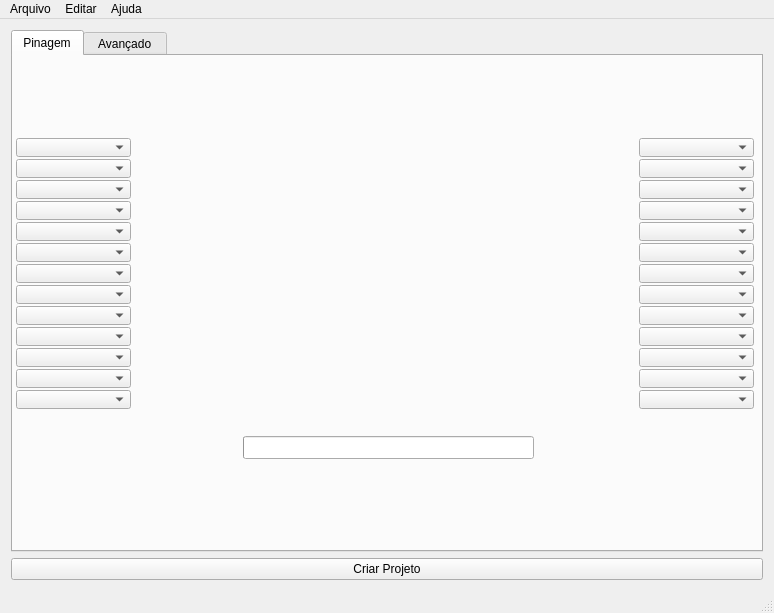
<?xml version="1.0" encoding="UTF-8"?>
<ui version="4.0">
 <class>IotonConfigWindow</class>
 <widget class="QMainWindow" name="IotonConfigWindow">
  <property name="geometry">
   <rect>
    <x>0</x>
    <y>0</y>
    <width>774</width>
    <height>613</height>
   </rect>
  </property>
  <property name="sizePolicy">
   <sizepolicy hsizetype="Maximum" vsizetype="Maximum">
    <horstretch>0</horstretch>
    <verstretch>0</verstretch>
   </sizepolicy>
  </property>
  <property name="windowTitle">
   <string>ioTon Config</string>
  </property>
  <property name="windowIcon">
   <iconset resource="iotonConfig.qrc">
    <normaloff>:/images/icon1.png</normaloff>:/images/icon1.png</iconset>
  </property>
  <property name="styleSheet">
   <string notr="true"/>
  </property>
  <widget class="QWidget" name="centralWidget">
   <layout class="QVBoxLayout" name="verticalLayout">
    <item>
     <widget class="QTabWidget" name="tabWidget">
      <property name="currentIndex">
       <number>0</number>
      </property>
      <widget class="QWidget" name="tab_pinout">
       <attribute name="title">
        <string>Pinagem</string>
       </attribute>
       <widget class="QLabel" name="label_pinoutImage">
        <property name="geometry">
         <rect>
          <x>118</x>
          <y>0</y>
          <width>508</width>
          <height>499</height>
         </rect>
        </property>
        <property name="sizePolicy">
         <sizepolicy hsizetype="Maximum" vsizetype="Maximum">
          <horstretch>0</horstretch>
          <verstretch>0</verstretch>
         </sizepolicy>
        </property>
        <property name="minimumSize">
         <size>
          <width>508</width>
          <height>499</height>
         </size>
        </property>
        <property name="maximumSize">
         <size>
          <width>508</width>
          <height>499</height>
         </size>
        </property>
        <property name="autoFillBackground">
         <bool>false</bool>
        </property>
        <property name="text">
         <string/>
        </property>
        <property name="pixmap">
         <pixmap resource="iotonConfig.qrc">:/images/pins.png</pixmap>
        </property>
        <property name="scaledContents">
         <bool>true</bool>
        </property>
        <property name="alignment">
         <set>Qt::AlignCenter</set>
        </property>
       </widget>
       <widget class="QComboBox" name="comboBox_12">
        <property name="geometry">
         <rect>
          <x>3</x>
          <y>82</y>
          <width>115</width>
          <height>19</height>
         </rect>
        </property>
       </widget>
       <widget class="QComboBox" name="comboBox_11">
        <property name="geometry">
         <rect>
          <x>3</x>
          <y>103</y>
          <width>115</width>
          <height>19</height>
         </rect>
        </property>
       </widget>
       <widget class="QComboBox" name="comboBox_10">
        <property name="geometry">
         <rect>
          <x>3</x>
          <y>124</y>
          <width>115</width>
          <height>19</height>
         </rect>
        </property>
       </widget>
       <widget class="QComboBox" name="comboBox_9">
        <property name="geometry">
         <rect>
          <x>3</x>
          <y>145</y>
          <width>115</width>
          <height>19</height>
         </rect>
        </property>
       </widget>
       <widget class="QComboBox" name="comboBox_8">
        <property name="geometry">
         <rect>
          <x>3</x>
          <y>166</y>
          <width>115</width>
          <height>19</height>
         </rect>
        </property>
       </widget>
       <widget class="QComboBox" name="comboBox_7">
        <property name="geometry">
         <rect>
          <x>3</x>
          <y>187</y>
          <width>115</width>
          <height>19</height>
         </rect>
        </property>
       </widget>
       <widget class="QComboBox" name="comboBox_6">
        <property name="geometry">
         <rect>
          <x>3</x>
          <y>208</y>
          <width>115</width>
          <height>19</height>
         </rect>
        </property>
       </widget>
       <widget class="QComboBox" name="comboBox_5">
        <property name="geometry">
         <rect>
          <x>3</x>
          <y>229</y>
          <width>115</width>
          <height>19</height>
         </rect>
        </property>
       </widget>
       <widget class="QComboBox" name="comboBox_4">
        <property name="geometry">
         <rect>
          <x>3</x>
          <y>250</y>
          <width>115</width>
          <height>19</height>
         </rect>
        </property>
       </widget>
       <widget class="QComboBox" name="comboBox_3">
        <property name="geometry">
         <rect>
          <x>3</x>
          <y>271</y>
          <width>115</width>
          <height>19</height>
         </rect>
        </property>
       </widget>
       <widget class="QComboBox" name="comboBox_2">
        <property name="geometry">
         <rect>
          <x>3</x>
          <y>292</y>
          <width>115</width>
          <height>19</height>
         </rect>
        </property>
       </widget>
       <widget class="QComboBox" name="comboBox_1">
        <property name="geometry">
         <rect>
          <x>3</x>
          <y>313</y>
          <width>115</width>
          <height>19</height>
         </rect>
        </property>
       </widget>
       <widget class="QComboBox" name="comboBox_0">
        <property name="geometry">
         <rect>
          <x>3</x>
          <y>334</y>
          <width>115</width>
          <height>19</height>
         </rect>
        </property>
       </widget>
       <widget class="QComboBox" name="comboBox_13">
        <property name="geometry">
         <rect>
          <x>626</x>
          <y>82</y>
          <width>115</width>
          <height>19</height>
         </rect>
        </property>
       </widget>
       <widget class="QComboBox" name="comboBox_14">
        <property name="geometry">
         <rect>
          <x>626</x>
          <y>103</y>
          <width>115</width>
          <height>19</height>
         </rect>
        </property>
       </widget>
       <widget class="QComboBox" name="comboBox_15">
        <property name="geometry">
         <rect>
          <x>626</x>
          <y>124</y>
          <width>115</width>
          <height>19</height>
         </rect>
        </property>
       </widget>
       <widget class="QComboBox" name="comboBox_16">
        <property name="geometry">
         <rect>
          <x>626</x>
          <y>145</y>
          <width>115</width>
          <height>19</height>
         </rect>
        </property>
       </widget>
       <widget class="QComboBox" name="comboBox_17">
        <property name="geometry">
         <rect>
          <x>626</x>
          <y>166</y>
          <width>115</width>
          <height>19</height>
         </rect>
        </property>
       </widget>
       <widget class="QComboBox" name="comboBox_18">
        <property name="geometry">
         <rect>
          <x>626</x>
          <y>187</y>
          <width>115</width>
          <height>19</height>
         </rect>
        </property>
       </widget>
       <widget class="QComboBox" name="comboBox_19">
        <property name="geometry">
         <rect>
          <x>626</x>
          <y>208</y>
          <width>115</width>
          <height>19</height>
         </rect>
        </property>
       </widget>
       <widget class="QComboBox" name="comboBox_20">
        <property name="geometry">
         <rect>
          <x>626</x>
          <y>229</y>
          <width>115</width>
          <height>19</height>
         </rect>
        </property>
       </widget>
       <widget class="QComboBox" name="comboBox_21">
        <property name="geometry">
         <rect>
          <x>626</x>
          <y>250</y>
          <width>115</width>
          <height>19</height>
         </rect>
        </property>
       </widget>
       <widget class="QComboBox" name="comboBox_22">
        <property name="geometry">
         <rect>
          <x>626</x>
          <y>271</y>
          <width>115</width>
          <height>19</height>
         </rect>
        </property>
       </widget>
       <widget class="QComboBox" name="comboBox_23">
        <property name="geometry">
         <rect>
          <x>626</x>
          <y>292</y>
          <width>115</width>
          <height>19</height>
         </rect>
        </property>
       </widget>
       <widget class="QComboBox" name="comboBox_24">
        <property name="geometry">
         <rect>
          <x>626</x>
          <y>313</y>
          <width>115</width>
          <height>19</height>
         </rect>
        </property>
       </widget>
       <widget class="QComboBox" name="comboBox_25">
        <property name="geometry">
         <rect>
          <x>626</x>
          <y>334</y>
          <width>115</width>
          <height>19</height>
         </rect>
        </property>
       </widget>
       <widget class="QProgressBar" name="progressBar">
        <property name="geometry">
         <rect>
          <x>230</x>
          <y>380</y>
          <width>291</width>
          <height>23</height>
         </rect>
        </property>
        <property name="value">
         <number>0</number>
        </property>
        <property name="textVisible">
         <bool>false</bool>
        </property>
       </widget>
       <zorder>label_pinoutImage</zorder>
       <zorder>comboBox_6</zorder>
       <zorder>comboBox_25</zorder>
       <zorder>comboBox_9</zorder>
       <zorder>comboBox_2</zorder>
       <zorder>comboBox_19</zorder>
       <zorder>comboBox_23</zorder>
       <zorder>comboBox_4</zorder>
       <zorder>comboBox_5</zorder>
       <zorder>comboBox_10</zorder>
       <zorder>comboBox_18</zorder>
       <zorder>comboBox_12</zorder>
       <zorder>comboBox_1</zorder>
       <zorder>comboBox_20</zorder>
       <zorder>comboBox_3</zorder>
       <zorder>comboBox_11</zorder>
       <zorder>comboBox_0</zorder>
       <zorder>comboBox_22</zorder>
       <zorder>comboBox_7</zorder>
       <zorder>comboBox_24</zorder>
       <zorder>comboBox_17</zorder>
       <zorder>comboBox_21</zorder>
       <zorder>comboBox_16</zorder>
       <zorder>comboBox_8</zorder>
       <zorder>comboBox_13</zorder>
       <zorder>comboBox_15</zorder>
       <zorder>comboBox_14</zorder>
       <zorder>progressBar</zorder>
      </widget>
      <widget class="QWidget" name="tab_advanced">
       <attribute name="title">
        <string> Avançado </string>
       </attribute>
       <widget class="QLabel" name="label_advancedImage">
        <property name="geometry">
         <rect>
          <x>61</x>
          <y>262</y>
          <width>215</width>
          <height>211</height>
         </rect>
        </property>
        <property name="sizePolicy">
         <sizepolicy hsizetype="Maximum" vsizetype="Maximum">
          <horstretch>0</horstretch>
          <verstretch>0</verstretch>
         </sizepolicy>
        </property>
        <property name="autoFillBackground">
         <bool>false</bool>
        </property>
        <property name="text">
         <string/>
        </property>
        <property name="pixmap">
         <pixmap resource="iotonConfig.qrc">:/images/pins.png</pixmap>
        </property>
        <property name="scaledContents">
         <bool>true</bool>
        </property>
        <property name="alignment">
         <set>Qt::AlignCenter</set>
        </property>
       </widget>
       <widget class="QComboBox" name="comboBox_advanced">
        <property name="geometry">
         <rect>
          <x>87</x>
          <y>49</y>
          <width>185</width>
          <height>23</height>
         </rect>
        </property>
       </widget>
       <widget class="QLineEdit" name="lineEdit_advanced_name">
        <property name="geometry">
         <rect>
          <x>142</x>
          <y>100</y>
          <width>130</width>
          <height>23</height>
         </rect>
        </property>
        <property name="text">
         <string/>
        </property>
        <property name="maxLength">
         <number>20</number>
        </property>
       </widget>
       <widget class="QLabel" name="label_advanced_name">
        <property name="geometry">
         <rect>
          <x>-27</x>
          <y>99</y>
          <width>161</width>
          <height>23</height>
         </rect>
        </property>
        <property name="text">
         <string/>
        </property>
        <property name="alignment">
         <set>Qt::AlignRight|Qt::AlignTrailing|Qt::AlignVCenter</set>
        </property>
       </widget>
       <widget class="QComboBox" name="comboBox_advanced_1">
        <property name="geometry">
         <rect>
          <x>142</x>
          <y>129</y>
          <width>130</width>
          <height>23</height>
         </rect>
        </property>
       </widget>
       <widget class="QLineEdit" name="lineEdit_advanced_1">
        <property name="geometry">
         <rect>
          <x>142</x>
          <y>129</y>
          <width>130</width>
          <height>23</height>
         </rect>
        </property>
       </widget>
       <widget class="QCheckBox" name="checkBox_advanced_1">
        <property name="geometry">
         <rect>
          <x>142</x>
          <y>131</y>
          <width>20</width>
          <height>20</height>
         </rect>
        </property>
        <property name="text">
         <string/>
        </property>
       </widget>
       <widget class="QLineEdit" name="lineEdit_advanced_2">
        <property name="geometry">
         <rect>
          <x>142</x>
          <y>158</y>
          <width>130</width>
          <height>23</height>
         </rect>
        </property>
       </widget>
       <widget class="QCheckBox" name="checkBox_advanced_2">
        <property name="geometry">
         <rect>
          <x>142</x>
          <y>218</y>
          <width>20</width>
          <height>20</height>
         </rect>
        </property>
        <property name="text">
         <string/>
        </property>
       </widget>
       <widget class="QComboBox" name="comboBox_advanced_2">
        <property name="geometry">
         <rect>
          <x>142</x>
          <y>158</y>
          <width>130</width>
          <height>23</height>
         </rect>
        </property>
       </widget>
       <widget class="QComboBox" name="comboBox_advanced_3">
        <property name="geometry">
         <rect>
          <x>142</x>
          <y>187</y>
          <width>130</width>
          <height>23</height>
         </rect>
        </property>
       </widget>
       <widget class="QComboBox" name="comboBox_advanced_4">
        <property name="geometry">
         <rect>
          <x>142</x>
          <y>216</y>
          <width>130</width>
          <height>23</height>
         </rect>
        </property>
       </widget>
       <widget class="QLabel" name="label_advanced_1">
        <property name="geometry">
         <rect>
          <x>-27</x>
          <y>128</y>
          <width>161</width>
          <height>23</height>
         </rect>
        </property>
        <property name="text">
         <string/>
        </property>
        <property name="alignment">
         <set>Qt::AlignRight|Qt::AlignTrailing|Qt::AlignVCenter</set>
        </property>
       </widget>
       <widget class="QLabel" name="label_advanced_2">
        <property name="geometry">
         <rect>
          <x>-27</x>
          <y>157</y>
          <width>161</width>
          <height>23</height>
         </rect>
        </property>
        <property name="text">
         <string/>
        </property>
        <property name="alignment">
         <set>Qt::AlignRight|Qt::AlignTrailing|Qt::AlignVCenter</set>
        </property>
       </widget>
       <widget class="QLabel" name="label_advanced_3">
        <property name="geometry">
         <rect>
          <x>-27</x>
          <y>186</y>
          <width>161</width>
          <height>23</height>
         </rect>
        </property>
        <property name="text">
         <string/>
        </property>
        <property name="alignment">
         <set>Qt::AlignRight|Qt::AlignTrailing|Qt::AlignVCenter</set>
        </property>
       </widget>
       <widget class="QLabel" name="label_advanced_4">
        <property name="geometry">
         <rect>
          <x>-27</x>
          <y>215</y>
          <width>161</width>
          <height>23</height>
         </rect>
        </property>
        <property name="text">
         <string/>
        </property>
        <property name="alignment">
         <set>Qt::AlignRight|Qt::AlignTrailing|Qt::AlignVCenter</set>
        </property>
       </widget>
       <widget class="QTreeWidget" name="treeWidget">
        <property name="geometry">
         <rect>
          <x>340</x>
          <y>50</y>
          <width>381</width>
          <height>421</height>
         </rect>
        </property>
        <property name="selectionMode">
         <enum>QAbstractItemView::ContiguousSelection</enum>
        </property>
        <property name="animated">
         <bool>true</bool>
        </property>
        <column>
         <property name="text">
          <string>Resumo - Configuração dos Pinos</string>
         </property>
         <property name="textAlignment">
          <set>AlignHCenter|AlignVCenter|AlignCenter</set>
         </property>
        </column>
       </widget>
       <widget class="QRadioButton" name="radioButton_expand">
        <property name="geometry">
         <rect>
          <x>344</x>
          <y>54</y>
          <width>22</width>
          <height>22</height>
         </rect>
        </property>
        <property name="text">
         <string/>
        </property>
       </widget>
       <zorder>lineEdit_advanced_name</zorder>
       <zorder>label_advanced_name</zorder>
       <zorder>lineEdit_advanced_1</zorder>
       <zorder>comboBox_advanced</zorder>
       <zorder>lineEdit_advanced_2</zorder>
       <zorder>comboBox_advanced_1</zorder>
       <zorder>comboBox_advanced_2</zorder>
       <zorder>comboBox_advanced_3</zorder>
       <zorder>comboBox_advanced_4</zorder>
       <zorder>label_advanced_1</zorder>
       <zorder>label_advanced_2</zorder>
       <zorder>label_advanced_3</zorder>
       <zorder>label_advanced_4</zorder>
       <zorder>treeWidget</zorder>
       <zorder>checkBox_advanced_1</zorder>
       <zorder>checkBox_advanced_2</zorder>
       <zorder>label_advancedImage</zorder>
       <zorder>radioButton_expand</zorder>
      </widget>
     </widget>
    </item>
    <item>
     <widget class="QPushButton" name="pushButton_createProject">
      <property name="text">
       <string>Criar Projeto</string>
      </property>
     </widget>
    </item>
   </layout>
  </widget>
  <widget class="QMenuBar" name="menuBar">
   <property name="geometry">
    <rect>
     <x>0</x>
     <y>0</y>
     <width>774</width>
     <height>25</height>
    </rect>
   </property>
   <widget class="QMenu" name="menuFile">
    <property name="title">
     <string>Arquivo</string>
    </property>
    <addaction name="actionOpen_project"/>
    <addaction name="actionSave_project"/>
   </widget>
   <widget class="QMenu" name="menuHelp">
    <property name="title">
     <string>Ajuda</string>
    </property>
    <addaction name="actionPinout_Guide"/>
    <addaction name="actionManual_TON"/>
    <addaction name="separator"/>
    <addaction name="actionAbout_Ioton_Config"/>
   </widget>
   <widget class="QMenu" name="menuEditar">
    <property name="title">
     <string>Editar</string>
    </property>
    <addaction name="actionGenerate_Examples"/>
    <addaction name="actionClear_Pins"/>
   </widget>
   <addaction name="menuFile"/>
   <addaction name="menuEditar"/>
   <addaction name="menuHelp"/>
  </widget>
  <widget class="QStatusBar" name="statusBar"/>
  <action name="actionSave_project">
   <property name="text">
    <string>Salvar...</string>
   </property>
   <property name="toolTip">
    <string>Salvar Configurações</string>
   </property>
  </action>
  <action name="actionOpen_project">
   <property name="text">
    <string>Abrir...</string>
   </property>
   <property name="toolTip">
    <string>Abrir Configurações</string>
   </property>
  </action>
  <action name="actionAbout_Ioton_Config">
   <property name="text">
    <string>Sobre ioTon Config</string>
   </property>
   <property name="toolTip">
    <string>Sobre ioTon Config</string>
   </property>
  </action>
  <action name="actionClear_Pins">
   <property name="text">
    <string>Limpar Pinos</string>
   </property>
  </action>
  <action name="actionGenerate_Examples">
   <property name="checkable">
    <bool>true</bool>
   </property>
   <property name="checked">
    <bool>true</bool>
   </property>
   <property name="text">
    <string>Gerar Exemplos</string>
   </property>
   <property name="toolTip">
    <string>Gerar Exemplos</string>
   </property>
  </action>
  <action name="actionManual_TON">
   <property name="text">
    <string>Manual - Placa TON</string>
   </property>
  </action>
  <action name="actionPinout_Guide">
   <property name="text">
    <string>Guia da Pinagem</string>
   </property>
  </action>
 </widget>
 <layoutdefault spacing="6" margin="11"/>
 <tabstops>
  <tabstop>tabWidget</tabstop>
  <tabstop>comboBox_12</tabstop>
  <tabstop>comboBox_11</tabstop>
  <tabstop>comboBox_10</tabstop>
  <tabstop>comboBox_9</tabstop>
  <tabstop>comboBox_8</tabstop>
  <tabstop>comboBox_7</tabstop>
  <tabstop>comboBox_6</tabstop>
  <tabstop>comboBox_5</tabstop>
  <tabstop>comboBox_4</tabstop>
  <tabstop>comboBox_3</tabstop>
  <tabstop>comboBox_2</tabstop>
  <tabstop>comboBox_1</tabstop>
  <tabstop>comboBox_0</tabstop>
  <tabstop>comboBox_13</tabstop>
  <tabstop>comboBox_14</tabstop>
  <tabstop>comboBox_15</tabstop>
  <tabstop>comboBox_16</tabstop>
  <tabstop>comboBox_17</tabstop>
  <tabstop>comboBox_18</tabstop>
  <tabstop>comboBox_19</tabstop>
  <tabstop>comboBox_20</tabstop>
  <tabstop>comboBox_21</tabstop>
  <tabstop>comboBox_22</tabstop>
  <tabstop>comboBox_23</tabstop>
  <tabstop>comboBox_24</tabstop>
  <tabstop>comboBox_25</tabstop>
  <tabstop>comboBox_advanced</tabstop>
  <tabstop>lineEdit_advanced_name</tabstop>
  <tabstop>comboBox_advanced_1</tabstop>
  <tabstop>lineEdit_advanced_1</tabstop>
  <tabstop>checkBox_advanced_1</tabstop>
  <tabstop>lineEdit_advanced_2</tabstop>
  <tabstop>checkBox_advanced_2</tabstop>
  <tabstop>comboBox_advanced_2</tabstop>
  <tabstop>comboBox_advanced_3</tabstop>
  <tabstop>comboBox_advanced_4</tabstop>
  <tabstop>treeWidget</tabstop>
  <tabstop>radioButton_expand</tabstop>
  <tabstop>pushButton_createProject</tabstop>
 </tabstops>
 <resources>
  <include location="iotonConfig.qrc"/>
 </resources>
 <connections/>
</ui>
